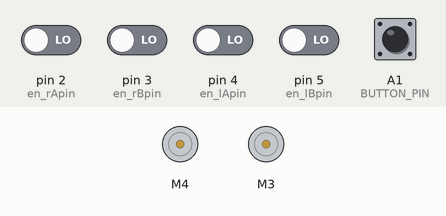
The sketch below on a simulated Arduino Uno, built with avr-gcc and run on an emulated ATmega328P. Parts: 2 × DC motor (green arrow = forward, orange = backward, longer = faster). The inputs (shaded band) are chosen by the test bench; at power-on: A1 (BUTTON_PIN) HIGH, pin 2 (en_rApin), pin 3 (en_rBpin), pin 4 (en_lApin), pin 5 (en_lBpin) LOW. What the sketch prints to the serial monitor is not drawn.

Above: at 1.2 s.
1.3 s: A1 (BUTTON_PIN) pulled LOW for 0.15 s
At 2.95 s:
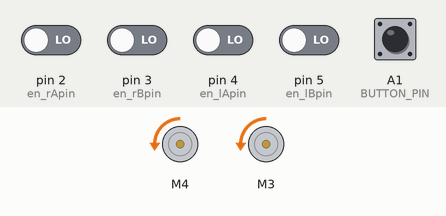
4.3 s: A1 (BUTTON_PIN) pulled LOW for 1 s
6.8 s: A1 (BUTTON_PIN) pulled LOW for 0.15 s
At 10.2 s:
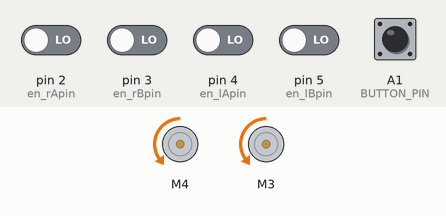
At 11.8 s:
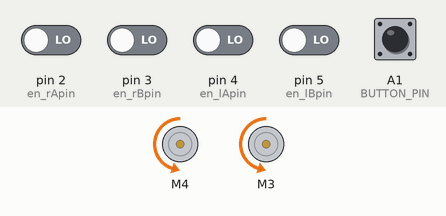
Timing chart, 0 to 18.8 s (numbered marks = the images above; inputs shaded):
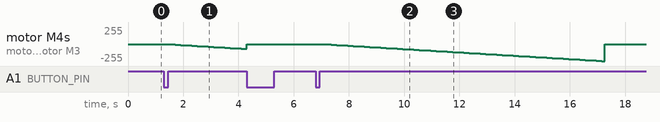

Measured:
- after the input at 1.3 s, motor M4, motor M3: moves from stopped to backward 72/255 over 2.8 s, starting after 0.10 s
- after the input at 6.8 s, motor M4, motor M3: stopped → backward 2/255 after 0.25 s, → backward 5/255 0.10 s later, → backward 7/255 0.10 s later, → backward 10/255 0.10 s later, … (103 changes in this stretch)

The sketch:

NavBot_v1.ino
```cpp
// (licence header left out)
// local includes
#include "Navigator.h"
#include "Pilot.h"
#include "NavBot.h"

//----------------------------------------
// Config Logic
//----------------------------------------

#define CFG_TEST_ENCODERS     0     // print encoder ticks as they change
#define CFG_TEST_MOTORS       0     // verify motor wiring
#define CFG_SQUARE_TEST       0
#define CFG_CALIBRATE_MOVE    1     // straight line movement
#define CFG_CALIBRATE_TURNS   0     // turning only test

#define CAL_DISTANCE      2     // meters to move for CALIBRATE_MOVE
#define CAL_TURNS         5     // num of turns for CALIBRATE_TURNS (+ right, - left)

#define SQUARE_SIZE       800   // size of square test sides in mm

//----------------------------------------
// Serial output config
//----------------------------------------

#define SERIAL_BAUD   9600

#define MOTOR_INFO      0       // print motor values
#define BUTTON_INFO     0       // print button state
#define NAV_INFO        0       // print nav data
#define TARGET_INFO     1       // print nav data at way points
#define MEM_REPORT      0       // print memory usage at startup

//----------------------------------------
// Your Paths
//----------------------------------------

int16_t my_path[] =
{
  PTH_MOVE, 1000, PTH_TURN, 180,
  PTH_MOVE, 1000, PTH_TURN, 180,
  PTH_END
};

int16_t *run_sequence = my_path;


//----------------------------------------
// Include Bot Specific Code
//----------------------------------------

// the arduino ide does not seem to allow
// nested includes so you must first include
// any header files  needed by the bot's code

// ZUMO_BOT
//#include <ZumoMotors.h>
//#include "ZumoBot.h"

// WALLIE_BOT
//#include <Wire.h>
//#include <SoftwareSerial.h>
//#include <PololuQik.h>
//#include "WallieBot.h"

// BLACK_BOT
#include <Wire.h>
#include <Adafruit_MotorShield.h>
#include "BlackBot.h"

// MY_BOT
//#inlcude <...your needed header files...>
//#include "MyBot.h"


//----------------------------------------
// Config
//----------------------------------------

bool pushToStart        = true;


//----------------------------------------
// Data and Data Types
//----------------------------------------

// Bot states
enum State
{
  INIT,
  RUNNING,
  WAITING,
  NUM_STATES
};

State state       = INIT;


//----------------------------------------
// Simple Path control
//----------------------------------------

enum PathState
{
  PTH_WAITING,
  PTH_STOPPING,
  PTH_DONE
};

int16_t *pth_sequence = NULL;

PathState pth_state = PTH_DONE;

int16_t fullSquare[] =
{
  PTH_MOVE, SQUARE_SIZE, PTH_TURN, 90,
  PTH_MOVE, SQUARE_SIZE, PTH_TURN, 90,
  PTH_MOVE, SQUARE_SIZE, PTH_TURN, 90,
  PTH_MOVE, SQUARE_SIZE, PTH_TURN, 180,
  PTH_MOVE, SQUARE_SIZE, PTH_TURN, -90,
  PTH_MOVE, SQUARE_SIZE, PTH_TURN, -90,
  PTH_MOVE, SQUARE_SIZE, PTH_TURN, -90,
  PTH_MOVE, SQUARE_SIZE, PTH_TURN, 180,
  PTH_END
};

int16_t cwSquare[] =
{
  PTH_MOVE, SQUARE_SIZE, PTH_TURN, 90,
  PTH_MOVE, SQUARE_SIZE, PTH_TURN, 90,
  PTH_MOVE, SQUARE_SIZE, PTH_TURN, 90,
  PTH_MOVE, SQUARE_SIZE, PTH_TURN, 90,
  PTH_END
};

int16_t ccwSquare[] =
{
  PTH_MOVE, SQUARE_SIZE, PTH_TURN, -90,
  PTH_MOVE, SQUARE_SIZE, PTH_TURN, -90,
  PTH_MOVE, SQUARE_SIZE, PTH_TURN, -90,
  PTH_MOVE, SQUARE_SIZE, PTH_TURN, -90,
  PTH_END
};

int16_t *squarePath = cwSquare;

//----------------------------------------
// Validate Config
//----------------------------------------

#if (CFG_TEST_ENCODERS+CFG_TEST_MOTORS+CFG_SQUARE_TEST+CFG_CALIBRATE_MOVE+CFG_CALIBRATE_TURNS) > 1
#error Only one CFG_XXX can be set to 1. The rest must be 0
#endif


//----------------------------------------
// setup
//----------------------------------------

void setup()
{


  pinMode(BUTTON_PIN, INPUT);
  digitalWrite(BUTTON_PIN, HIGH);


  // set up navigation
  navigator.InitEncoder( WHEEL_DIAMETER, WHEELBASE, TICKS_PER_REV );
  navigator.SetDistanceScaler( DISTANCE_SCALER );
  navigator.SetWheelbaseScaler( WHEELBASE_SCALER );
  navigator.SetWheelRLScaler( WHEEL_RL_SCALER );

  // set up pilot
  pilot.SetNavigator( navigator );
  pilot.SetTimeFunction( millis );
  pilot.SetTicksHandler( ticks_handler );
  pilot.SetMotorHandler( motor_handler );

  #if USE_SERIAL
  Serial.begin(SERIAL_BAUD);
  Serial.println(F("NavBot V1!"));
  #endif
  init_bot();


  #if MEM_REPORT
  memReport();
  Serial.print(F("Navigator: "));
  Serial.print(sizeof(navigator));
  Serial.print(F(" Pilot: "));
  Serial.println(sizeof(pilot));
  #endif
}

//----------------------------------------
// loop - Main logic
//----------------------------------------

void loop()
{

  handleButtonPress();

  if( pushToStart )
  {
    // don't do anything till the button is pressed
    return;
  }

  // handle each state
  switch(state)
  {
    case INIT:
    {
      pilot.Reset();
      #if CFG_CALIBRATE_MOVE
        //pilot.SetCalibrationMode( true );
        pilot.MoveBy(nvMETERS(CAL_DISTANCE));
      #elif CFG_CALIBRATE_TURNS
        //pilot.SetCalibrationMode( true );
        pilot.SpinBy(nvDEGREES(360*CAL_TURNS));
      #elif CFG_TEST_MOTORS
          while(1)
          {
            motor_handler( &pilot, 0, 256 );
            delay(2000);
            motor_handler( &pilot, 256, 0 );
            delay(2000);
          }
      #else

        #if CFG_SQUARE_TEST
          //pilot.SetCalibrationMode( true );
          init_path( squarePath );
        #else
          init_path( run_sequence );
        #endif
      #endif
      state = RUNNING;
      break;
    }

    case RUNNING :
    {
      #if CFG_CALIBRATE_MOVE || CFG_CALIBRATE_TURNS
        if( pilot.IsDone())
        {
           #if TARGET_INFO
           printNavInfo();
           #endif
           state = WAITING;
        }
      #else
        update_path();
      #endif
      break;
    }
    case WAITING :
    {
      break;
    }
  }

  //Serial.println(F("Pilot.Service()"));
  pilot.Service();

  #if NAV_INFO
    outputNavInfo();
  #endif

}

void stop()
{
  pushToStart = true;
  pilot.Stop();
  while ( !pilot.IsDone() )
  {
    pilot.Service();
  }
  state = INIT;
}

//----------------------------------------
// button logic
//----------------------------------------

void handleButtonPress(void)
{
  static char lastButton = HIGH;
  static char count = 0;

  char button =  digitalRead( BUTTON_PIN );

  if( (button != lastButton) )
  {
    if(++count > 2)
    {
      if( button == LOW )
      {
        #if BUTTON_INFO
          Serial.println(F("Button Pressed"));
        #endif
        if( pushToStart )
        {
          pushToStart = false;
          state = INIT;
        }
        else
        {
          stop();
        }
      }
      lastButton = button;
      count = 0;
    }
  }
  else
  {
    count = 0;
  }
  #if CFG_TEST_ENCODERS
  {
    int16_t lft, rht;
    static int16_t lTotal = 0;
    static int16_t rTotal = 0;
    static int16_t lastlTotal = 0;
    static int16_t lastrTotal = 0;
    bool ok = ticks_handler( &pilot,  &lft, &rht);
    lTotal += lft;
    rTotal += rht;

    if( lastlTotal != lTotal || lastrTotal != rTotal )
    {
      Serial.print(F("Encoders: lft = "));
      Serial.print(lTotal);
      Serial.print(F(" rht = "));
      Serial.print(rTotal);
      Serial.println(!ok ? F(" (error)") :F(""));
      lastlTotal = lTotal;
      lastrTotal = rTotal;
    }
  }
  #endif
}

//----------------------------------------
// Simple Path control
//----------------------------------------

void init_path( int16_t *sequence )
{
  pth_sequence = sequence;
  pth_state = PTH_WAITING;
  pth_next();
}

//----------------------------------------
//
//----------------------------------------

void update_path()
{
  switch (pth_state)
  {
    case PTH_WAITING:
      if( pilot.IsDone() && !navigator.InMotion())
      {
         #if TARGET_INFO
         printNavInfo();
         #endif
         pth_next();
      }
      break;
    default:
    case PTH_DONE:
      break;
  }
}

//----------------------------------------
//
//----------------------------------------

void pth_next()
{
  int16_t action;

  if( !pth_sequence || pth_state == PTH_DONE  )
  {
    return;
  }

  action = *pth_sequence++;

  switch( action )
  {
    case PTH_MOVE:
      pilot.MoveBy( *pth_sequence++);
      pth_state = PTH_WAITING;
      break;
    case PTH_TURN:
      pilot.TurnBy( nvDEGREES(*pth_sequence++));
      pth_state = PTH_WAITING;
      break;
    default:
    case PTH_END:
      stop();
      pth_state = PTH_DONE;
      break;
  }
}


//----------------------------------------
//
//----------------------------------------

#if NAV_INFO
void outputNavInfo()
{
  static nvHeading lheading = nvDEGREES(SQUARE_SIZE);
  static nvRate lspeed = nvMETERS(10);
  static nvRate lturn = nvMETERS(10);
  static nvDistance lx = nvMM(0);
  static nvDistance ly = nvMM(0);

  nvPose  pose = navigator.Pose();

  if(  pose.heading != lheading
       || pose.position.x != lx
       || pose.position.y != ly
       || navigator.Speed() != lspeed
       || navigator.TurnRate() != lturn )
  {
    printNavInfo();
    lturn = navigator.TurnRate();
    lspeed = navigator.Speed();
    lheading = pose.heading;
    lx = pose.position.x;
    ly = pose.position.y;
  }

}

#endif

#if NAV_INFO || TARGET_INFO
void printNavInfo( void )
{
    nvPose pose = navigator.Pose();
    Serial.print(F("Nav - x:"));
    Serial.print( pose.position.x );
    Serial.print(F(" y: "));
    Serial.print( pose.position.y );
    Serial.print(F(" h: "));
    Serial.print( pose.heading );
    Serial.print(F(" v: "));
    Serial.print( navigator.Speed() );
    Serial.print(F(" t: "));
    Serial.println( navigator.TurnRate() );

}
#endif

#if MEM_REPORT
void memReport( void )
{
    int stack;
    extern int __bss_start;
    extern int __data_start;
    extern int __heap_start;
    extern void *__brkval;
    Serial.print(F("SRAM: data - "));
    Serial.print(((uint16_t)&__bss_start) - ((uint16_t)&__data_start));
    Serial.print(F(" bss - "));
    Serial.print(((uint16_t)&__heap_start) - ((uint16_t)&__bss_start));
    Serial.print(F(" free - "));
    Serial.println( ((uint16_t)&stack) - (__brkval!=0 ? ((uint16_t)__brkval) : ((uint16_t)&__heap_start)));
}
#endif
```

BlackBot.h
```cpp
// (licence header left out)
// This is the code specific to black bot bot setup

//#include <Wire.h>
//#include <Adafruit_MotorShield.h>

#define USE_MOTORS    1

//----------------------------------------
// Bot config
//----------------------------------------

// motors
#define SWAP_MOTORS             1
#define RMOTOR_DIR              -1L    // -1 to reverse, 1 for normal
#define LMOTOR_DIR              -1L     // -1 to reverse, 1 for normal

// Navigator defines
#define WHEELBASE               nvMM(78.0)
#define WHEEL_DIAMETER          nvMM(32.0)
#define TICKS_PER_REV           909
#define WHEEL_RL_SCALER         (1.002463028f*1.000276208f)   // Ed
#define WHEELBASE_SCALER        (0.9918532967f*0.9990412995f) // Eb
#define DISTANCE_SCALER         1.004642139f  // Es

//----------------------------------------
// Pin Assignments
//----------------------------------------

#define BUTTON_PIN    A1


//----------------------------------------
// Data and Classes
//----------------------------------------

#if USE_MOTORS
// Create the motor shield object with the default I2C address
Adafruit_MotorShield AFMS = Adafruit_MotorShield();

Adafruit_DCMotor *lm = AFMS.getMotor(SWAP_MOTORS ? 4 : 3);
Adafruit_DCMotor *rm = AFMS.getMotor(SWAP_MOTORS ? 3 : 4);
#endif
void setup_encoder();

//----------------------------------------
//
//----------------------------------------

void init_bot()
{
  // do all bot initialization here
#if USE_MOTORS
  AFMS.begin();  // create with the default frequency 1.6KHz
#endif
  // set up encoder
  setup_encoder();

}

void set_mspeed( Adafruit_DCMotor *mm, int16_t speed )
{
#if USE_MOTORS
  if (speed < 0 )
  {
    mm->setSpeed (-speed);
    mm->run(BACKWARD);
  }
  else
  {
    mm->setSpeed (speed);
    mm->run(FORWARD);
  }
#endif
}

//----------------------------------------
// Motor handler
//----------------------------------------

void motor_handler( Pilot *pilot, int16_t lmotor, int16_t rmotor)
{

  int16_t lspeed = ((lmotor*256L)/1024L)*LMOTOR_DIR;
  int16_t rspeed = ((rmotor*256L)/1024L)*RMOTOR_DIR;

#if USE_MOTORS
  set_mspeed( lm, lspeed);
  set_mspeed( rm, rspeed);
#endif

#if MOTOR_INFO || TEST_MOTORS
  Serial.print(F("Motors: Left = "));
  Serial.print(lspeed);
  Serial.print(F(" ("));
  Serial.print(lmotor);
  Serial.print(F(")"));
  Serial.print(F(" - Right = "));
  Serial.print(rspeed);
  Serial.print(F(" ("));
  Serial.print(rmotor);
  Serial.println(F(")"));
#endif

}


//----------------------------------------
// Encoder Code
//----------------------------------------

volatile int16_t en_lft_ticks = 0;
volatile int16_t en_rht_ticks = 0;
volatile bool en_error = false;

char en_lastLA;
char en_lastLB;
char en_lastRA;
char en_lastRB;


// hard coding the pins to port D
char en_rApin = 2;
char en_rBpin = 3;
char en_lApin = 4;
char en_lBpin = 5;

//----------------------------------------
//
//----------------------------------------

void setup_encoder()
{
  cli();
  PCMSK2 |= ((1<<PCINT21)|(1<<PCINT20)|(1<<PCINT19)|(1<<PCINT18));
  PCICR |= (1<<PCIE2);
  PCIFR |= (1<<PCIF2);
  en_lft_ticks = en_rht_ticks = 0;
  en_error = false;
  en_lastLA = (digitalRead( en_lApin ) == HIGH) ? 1 : 0;
  en_lastLB = (digitalRead( en_lBpin ) == HIGH) ? 1 : 0;
  en_lastRA = (digitalRead( en_rApin ) == HIGH) ? 1 : 0;
  en_lastRB = (digitalRead( en_rBpin ) == HIGH) ? 1 : 0;
  sei();
}

//----------------------------------------
// Ticks handler
//----------------------------------------

bool ticks_handler( Pilot *pilot, int16_t *lft, int16_t *rht)
{
  cli();
  *lft = en_lft_ticks;
  *rht = en_rht_ticks;
  en_lft_ticks = en_rht_ticks = 0;
  char error = en_error;
  en_error = false;
  sei();

  return !error;
}

//----------------------------------------
//
//----------------------------------------

void en_process( char Apin, char Bpin, char *lastA, char *lastB, volatile int16_t *ticks )
{
  char A = (digitalRead( Apin) == HIGH) ? 1 : 0;
  char B = (digitalRead( Bpin) == HIGH) ? 1 : 0;
  char lA = *lastA;
  char lB = *lastB;
  char dA = A!=lA;
  char dB = B!=lB;

  if( dA && dB )
  {
    // both should not change at the same time
    en_error = true;
  }
  else if ( dA || dB )
  {
    if (A^lB)
    {
      *ticks += 1;
    }
    else if(B^lA)
    {
      *ticks -= 1;
    }
  }
  *lastA = A;
  *lastB = B;
}

//----------------------------------------
//
//----------------------------------------

ISR(PCINT2_vect)
{
  en_process(en_lApin, en_lBpin, &en_lastLA, &en_lastLB, &en_lft_ticks);
  en_process(en_rApin, en_rBpin, &en_lastRA, &en_lastRB, &en_rht_ticks);
}
```

NavBot.h
```cpp
// (licence header left out)
//----------------------------------------
// Defines
//----------------------------------------

#define LEFT            1
#define RIGHT           0
#define FORWARDS        1
#define BACKWARDS      -1
#define PTH_END         0
#define PTH_MOVE        1
#define PTH_TURN        2

#define USE_SERIAL    (MOTOR_INFO|CFG_TEST_ENCODERS \
                       |PLT_USE_SERIAL|BUTTON_INFO \
                       |NAV_INFO|TARGET_INFO \
                       |MEM_REPORT|PLT_USE_SERIAL \
                       |CFG_TEST_MOTORS)


//----------------------------------------
// Forward reference
//----------------------------------------

Pilot::TicksHandler ticks_handler;
Pilot::MotorHandler motor_handler;

//----------------------------------------
// Instance classes
//----------------------------------------

Navigator     navigator;
Pilot         pilot;
```

Source omitted: Navigator.cpp (4486 bytes), Navigator.h (7651 bytes), Pilot.cpp (16870 bytes), Pilot.h (8436 bytes)
